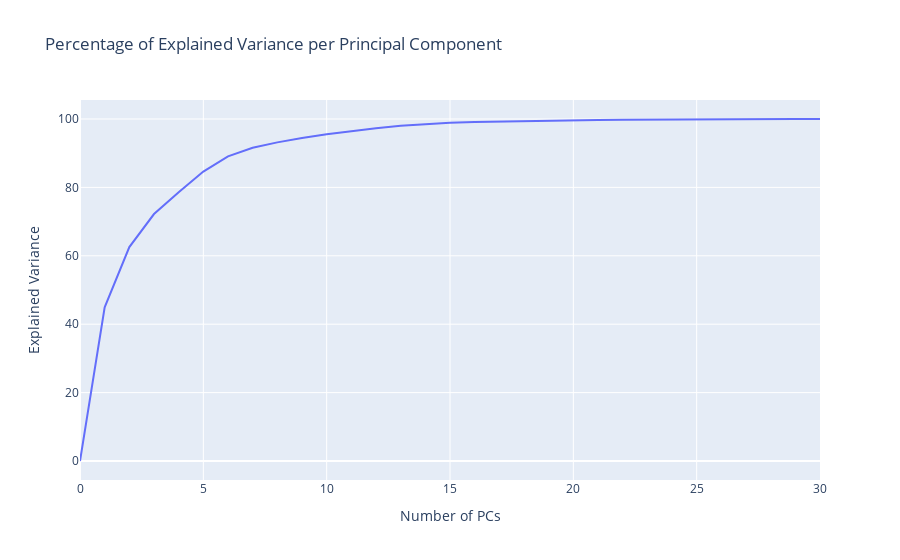

Notebook code for this chart:
### Markdown cell above
##### PCA

### Code cell
# Principal Component Analysis
eda.pca_variance_plot(train_df, identifier=id_features, categorical=categorical_features, continuous=continuous_features, target="Diagnosis")

### Figure 1 — Plotly figure (JSON) as saved in the notebook; plotly's stock layout.template omitted (floating-point values rounded to 4 significant figures)
{"data": [{"type": "scatter", "y": [0, 44.92, 62.55, 72.21, 78.59, 84.62, 89.06, 91.6, 93.16, 94.47, 95.54, 96.48, 97.32, 98.02, 98.56, 98.89, 99.13, 99.29, 99.43, 99.54, 99.65, 99.74, 99.8, 99.86, 99.91, 99.94, 99.97, 99.99, 100.0, 100.0, 100.0]}], "layout": {"title": {"text": "Percentage of Explained Variance per Principal Component"}, "xaxis": {"range": [0, 30], "title": {"text": "Number of PCs"}}, "yaxis": {"title": {"text": "Explained Variance"}}}}
